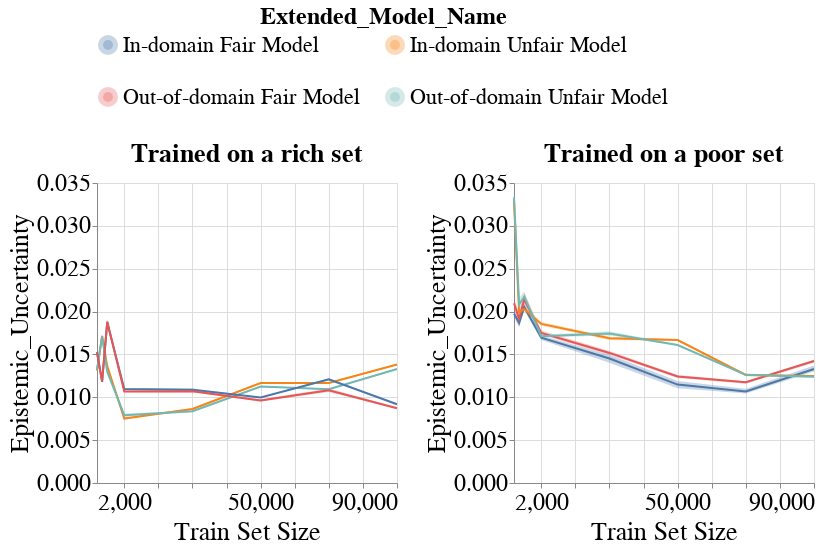

Notebook source saved alongside this figure:
### Code cell
create_group_metric_line_bands_per_dataset_plot(metrics_per_exp_dct=metrics_per_exp_dct,
                                                experiment_names=EXPERIMENT_NAMES,
                                                model_name=MODEL_NAMES[0],
                                                metric_type='subgroup',
                                                metric_name='Epistemic_Uncertainty',
                                                group_name='overall',
                                                ylim=[0.0, 0.035],
                                                with_band=True)

### Figure 1 — Vega-Lite specification as saved in the notebook (floating-point values rounded to 4 significant figures; data arrays with more than 128 entries replaced by an {"elided": "..."} marker saying what was removed)
{"config": {"view": {"continuousWidth": 400, "continuousHeight": 300}, "axis": {"labelFontSize": 24, "labelFontWeight": "normal", "titleFontSize": 26, "titleFontWeight": "normal"}, "legend": {"columns": 2, "direction": "horizontal", "labelFontSize": 22, "labelLimit": 400, "orient": "top", "symbolStrokeWidth": 10, "titleAnchor": "middle", "titleFontSize": 24, "titleLimit": 300}, "title": {"fontSize": 22}}, "vconcat": [{"hconcat": [{"layer": [{"mark": {"type": "errorband", "extent": "ci"}, "encoding": {"color": {"field": "Extended_Model_Name", "type": "nominal"}, "x": {"axis": {"labelExpr": "datum.value == 10000 ? '2,000' : datum.label"}, "field": "Train_Set_Size", "scale": {"nice": false}, "title": "Train Set Size", "type": "quantitative"}, "y": {"field": "Metric_Value", "scale": {"domain": [0.0, 0.035], "zero": false}, "title": "Epistemic_Uncertainty", "type": "quantitative"}}}, {"mark": "line", "encoding": {"color": {"field": "Extended_Model_Name", "type": "nominal"}, "x": {"axis": {"labelExpr": "datum.value == 10000 ? '2,000' : datum.label"}, "field": "Train_Set_Size", "scale": {"nice": false}, "title": "Train Set Size", "type": "quantitative"}, "y": {"aggregate": "mean", "field": "Metric_Value", "scale": {"domain": [0.0, 0.035], "zero": false}, "title": "Epistemic_Uncertainty", "type": "quantitative"}}}], "height": 300, "title": {"text": "Trained on a rich set", "fontSize": 26}, "width": 300}, {"layer": [{"mark": {"type": "errorband", "extent": "ci"}, "encoding": {"color": {"field": "Extended_Model_Name", "type": "nominal"}, "x": {"axis": {"labelExpr": "datum.value == 10000 ? '2,000' : datum.label"}, "field": "Train_Set_Size", "scale": {"nice": false}, "title": "Train Set Size", "type": "quantitative"}, "y": {"field": "Metric_Value", "scale": {"domain": [0.0, 0.035], "zero": false}, "title": "Epistemic_Uncertainty", "type": "quantitative"}}}, {"mark": "line", "encoding": {"color": {"field": "Extended_Model_Name", "type": "nominal"}, "x": {"axis": {"labelExpr": "datum.value == 10000 ? '2,000' : datum.label"}, "field": "Train_Set_Size", "scale": {"nice": false}, "title": "Train Set Size", "type": "quantitative"}, "y": {"aggregate": "mean", "field": "Metric_Value", "scale": {"domain": [0.0, 0.035], "zero": false}, "title": "Epistemic_Uncertainty", "type": "quantitative"}}}], "data": {"name": "data-3245ff353053e68e20a4aacdde49b7e0"}, "height": 300, "title": {"text": "Trained on a poor set", "fontSize": 26}, "width": 300}]}], "data": {"name": "data-e7fb8208dd239850e57acc5aeeadb093"}, "$schema": "https://vega.github.io/schema/vega-lite/v4.17.0.json", "datasets": {"data-e7fb8208dd239850e57acc5aeeadb093": {"elided": "192 records"}, "data-3245ff353053e68e20a4aacdde49b7e0": {"elided": "192 records"}}}
